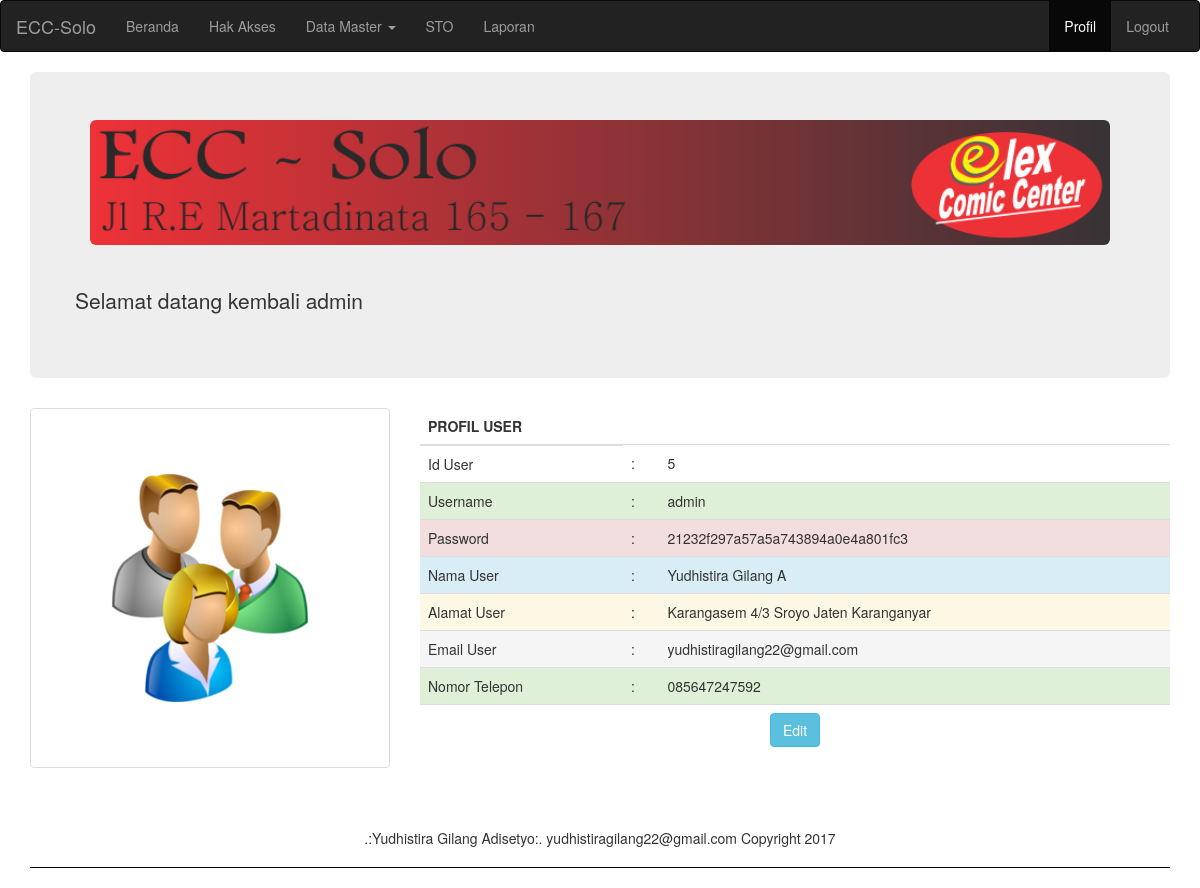
Page /admin/profil.php (signed in) on the committed database.
### tables this page shows
CREATE TABLE `users` (
  `id` int(11) NOT NULL,
  `username` varchar(32) NOT NULL,
  `password` varchar(32) NOT NULL,
  `nama` varchar(50) NOT NULL,
  `email` varchar(32) NOT NULL,
  `alamat` varchar(100) NOT NULL,
  `telepon` varchar(13) NOT NULL,
  `level` varchar(11) NOT NULL,
  `foto` varchar(100) NOT NULL
);

### admin/profil.php (the view, shortened to what this page needs)
<?php
  include'../config.php';
  $username=$_SESSION['username'];
?>
<!DOCTYPE html>
<html lang="en">
<head>
  <link rel="stylesheet" href="../css/bootstrap.min.css">
</head>
<body>
<nav class="navbar navbar-inverse">
  <div class="container-fluid">
    <div class="navbar-header">
      <a class="navbar-brand" href="index.php">ECC-Solo</a>
    </div>
    <div class="collapse navbar-collapse" id="myNavbar">
      <ul class="nav navbar-nav">
        <li><a href="index.php">Beranda</a></li>
        <li><a href="akses.php">Hak Akses</a></li>
        <li class="dropdown">
            <a class="dropdown-toggle" data-toggle="dropdown" href="#">Data Master <span class="caret"></span></a>
        </li>
        <li><a href="brgmasuk.php">STO</a></li>
        <li><a href="laporansto.php">Laporan</a></li>
      </ul>
      <ul class="nav navbar-nav navbar-right">
        <li class="active"><a href="profil.php">Profil</a></li>
        <li><a href="logout.php"><span class=""></span> Logout</a></li>
      </ul>
    </div>
  </div>
</nav>
  <div class="container">
  	<div class="jumbotron">
  		<img src="../gambar/logo.png" class="img-rounded" alt="Lights" style="width:100%">
      <div class="row">
        <br>
        <br>
        <p>Selamat datang kembali <?php echo $username; ?></p>
      </div>
 	  </div>
    <div class="row">
      <?php
          $Load="SELECT * FROM users WHERE username='".$username."'";
          $hasil= $mysqli->query($Load);
            while($b=$hasil->fetch_array()){
                $id=$b['id'];
                $username=$b['username'];
                $password=$b['password'];
                $nama=$b['nama'];
                $email=$b['email'];
                $alamat=$b['alamat'];
                $telepon=$b['telepon'];
                $foto=$b['foto'];
          echo'
      <div class="col-md-4">
          <div class="thumbnail">
            <tbody>
              <tr>
                <img class="img-responsive" src="../foto/'.$foto.'" alt="Image" height="50%">
              </tr>
            </tbody>
          </div>
      </div>
      <div class="col-md-8">
          <table class="table">
            <thead>
                <tr>
                  <th>PROFIL USER</th>
              </tr>
            </thead>
            <tbody>
                <tr>
                  <td>Id User</td>
                  <td>:</td>
                  <td>'.$id.'</td>
                </tr>
                <tr class="success">
                  <td>Username</td>
                  <td>:</td>
                  <td>'.$username.'</td>
                </tr>
                <tr class="danger">
                  <td>Password</td>
                  <td>:</td>
                  <td>'.$password.'</td>
                </tr>
                <tr class="info">
                  <td>Nama User</td>
                  <td>:</td>
                  <td>'.$nama.'</td>
                </tr>
                <tr class="warning">
                  <td>Alamat User</td>
                  <td>:</td>
                  <td> '.$alamat.'</td>
                </tr>
                <tr class="active">
                  <td>Email User</td>
                  <td>:</td>
                  <td> '.$email.'</td>
                </tr>
                <tr class="success">
                  <td>Nomor Telepon</td>
                  <td>:</td>
                  <td> '.$telepon.'</td>
                </tr>
                <tr>
                  <td align="center" colspan="3"><a href="eprofil.php?kode='.$id.'" class="btn btn-info">Edit</a></td>
                </tr
            </tbody>
          </table>
      </div>';
          }
        ?>
    </div>
	<div class="page-header">
		<p align="center">.:Yudhistira Gilang Adisetyo:. yudhistiragilang22@gmail.com Copyright 2017</p>
	</div>
  </div>
</body>
</html>

### rows in the picture
users: foto (picture), id "5", username "admin", password "21232f297a57a5a743894a0e4a801fc3", nama "Yudhistira Gilang A", alamat "Karangasem 4/3 Sroyo Jaten Karanganyar", email "yudhistiragilang22@gmail.com", telepon "085647247592"

### other values in the picture
$username "admin"
